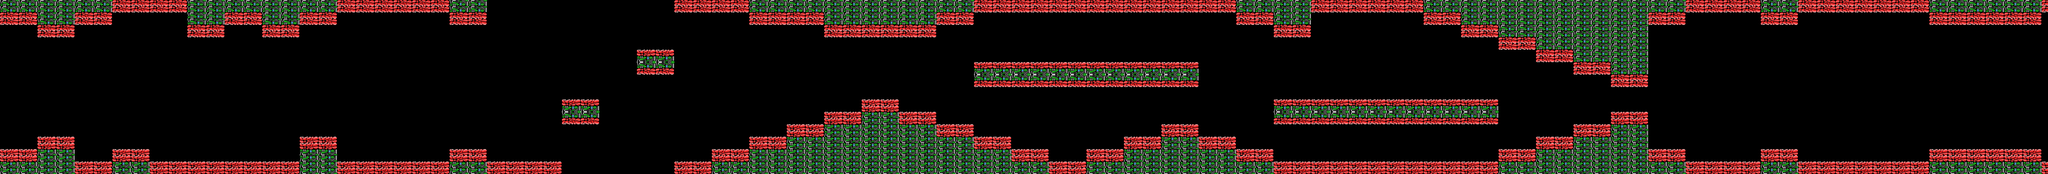

This is a level from a 2D game, rendered from its Tiled map with the project's own tilesets. A one-line summary and the map file follow, with tile-layer data summarised:
An orthogonal 328x28 tile map with 16x16 px tiles, 1 tile layer (Capa de Patrones 1).

<map version="1.0" orientation="orthogonal" renderorder="right-down" width="328" height="28" tilewidth="16" tileheight="16" nextobjectid="1">
 <tileset firstgid="1" name="stage3-03" tilewidth="16" tileheight="16" tilecount="12" columns="6">
  <image source="stage3-03.png" width="96" height="32" />
 </tileset>
 <layer name="Capa de Patrones 1" width="328" height="28">
  <data>[9184 cells, 2812 non-empty, 12 distinct tile ids]</data>
 </layer>
</map>